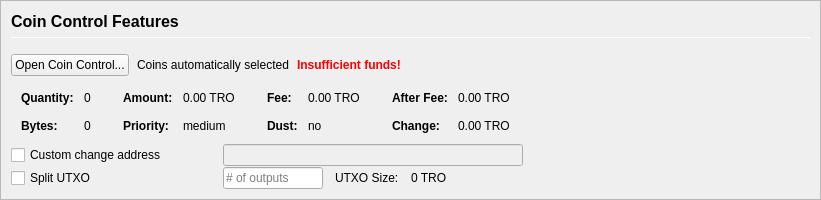
         <widget class="QFrame" name="frameCoinControl">
          <property name="sizePolicy">
           <sizepolicy hsizetype="Expanding" vsizetype="Expanding">
            <horstretch>0</horstretch>
            <verstretch>0</verstretch>
           </sizepolicy>
          </property>
          <property name="maximumSize">
           <size>
            <width>16777215</width>
            <height>16777215</height>
           </size>
          </property>
          <property name="frameShape">
           <enum>QFrame::StyledPanel</enum>
          </property>
          <property name="frameShadow">
           <enum>QFrame::Sunken</enum>
          </property>
          <layout class="QVBoxLayout" name="verticalLayoutCoinControl2">
           <property name="spacing">
            <number>0</number>
           </property>
           <property name="leftMargin">
            <number>0</number>
           </property>
           <property name="topMargin">
            <number>0</number>
           </property>
           <property name="rightMargin">
            <number>0</number>
           </property>
           <property name="bottomMargin">
            <number>0</number>
           </property>
           <item>
            <widget class="QFrame" name="frameCoinControl_BG">
             <layout class="QVBoxLayout" name="verticalLayoutCoinControl" stretch="0,0,0,0,0,0">
              <property name="spacing">
               <number>1</number>
              </property>
              <property name="leftMargin">
               <number>10</number>
              </property>
              <property name="topMargin">
               <number>10</number>
              </property>
              <item>
               <layout class="QHBoxLayout" name="horizontalLayoutCoinControl1">
                <property name="bottomMargin">
                 <number>15</number>
                </property>
                <item>
                 <layout class="QVBoxLayout" name="verticalLayout_3">
                  <property name="spacing">
                   <number>6</number>
                  </property>
                  <item>
                   <widget class="QLabel" name="labelCoinControlFeatures">
                    <property name="sizePolicy">
                     <sizepolicy hsizetype="Preferred" vsizetype="Maximum">
                      <horstretch>0</horstretch>
                      <verstretch>0</verstretch>
                     </sizepolicy>
                    </property>
                    <property name="minimumSize">
                     <size>
                      <width>0</width>
                      <height>20</height>
                     </size>
                    </property>
                    <property name="font">
                     <font>
                      <pointsize>12</pointsize>
                      <weight>75</weight>
                      <bold>true</bold>
                     </font>
                    </property>
                    <property name="styleSheet">
                     <string notr="true">font-weight:bold;</string>
                    </property>
                    <property name="text">
                     <string>Coin Control Features</string>
                    </property>
                   </widget>
                  </item>
                  <item>
                   <widget class="Line" name="line">
                    <property name="minimumSize">
                     <size>
                      <width>0</width>
                      <height>1</height>
                     </size>
                    </property>
                    <property name="maximumSize">
                     <size>
                      <width>16777215</width>
                      <height>1</height>
                     </size>
                    </property>
                    <property name="orientation">
                     <enum>Qt::Horizontal</enum>
                    </property>
                   </widget>
                  </item>
                 </layout>
                </item>
               </layout>
              </item>
              <item>
               <layout class="QHBoxLayout" name="horizontalLayoutCoinControl2" stretch="0,0,0,0">
                <property name="spacing">
                 <number>8</number>
                </property>
                <property name="bottomMargin">
                 <number>10</number>
                </property>
                <item>
                 <widget class="QPushButton" name="pushButtonCoinControl">
                  <property name="styleSheet">
                   <string notr="true"/>
                  </property>
                  <property name="text">
                   <string>Open Coin Control...</string>
                  </property>
                  <property name="autoDefault">
                   <bool>false</bool>
                  </property>
                 </widget>
                </item>
                <item>
                 <widget class="QLabel" name="labelCoinControlAutomaticallySelected">
                  <property name="text">
                   <string>Coins automatically selected</string>
                  </property>
                  <property name="margin">
                   <number>5</number>
                  </property>
                 </widget>
                </item>
                <item>
                 <widget class="QLabel" name="labelCoinControlInsuffFunds">
                  <property name="font">
                   <font>
                    <weight>75</weight>
                    <bold>true</bold>
                   </font>
                  </property>
                  <property name="styleSheet">
                   <string notr="true">color:red;font-weight:bold;</string>
                  </property>
                  <property name="text">
                   <string>Insufficient funds!</string>
                  </property>
                  <property name="margin">
                   <number>5</number>
                  </property>
                 </widget>
                </item>
                <item>
                 <spacer name="horizontalSpacerCoinControl">
                  <property name="orientation">
                   <enum>Qt::Horizontal</enum>
                  </property>
                  <property name="sizeHint" stdset="0">
                   <size>
                    <width>40</width>
                    <height>1</height>
                   </size>
                  </property>
                 </spacer>
                </item>
               </layout>
              </item>
              <item>
               <widget class="QWidget" name="widgetCoinControl" native="true">
                <property name="sizePolicy">
                 <sizepolicy hsizetype="Preferred" vsizetype="Preferred">
                  <horstretch>0</horstretch>
                  <verstretch>0</verstretch>
                 </sizepolicy>
                </property>
                <property name="minimumSize">
                 <size>
                  <width>0</width>
                  <height>0</height>
                 </size>
                </property>
                <property name="styleSheet">
                 <string notr="true"/>
                </property>
                <layout class="QHBoxLayout" name="horizontalLayoutCoinControl5">
                 <property name="leftMargin">
                  <number>0</number>
                 </property>
                 <property name="topMargin">
                  <number>0</number>
                 </property>
                 <property name="rightMargin">
                  <number>0</number>
                 </property>
                 <property name="bottomMargin">
                  <number>0</number>
                 </property>
                 <item>
                  <layout class="QHBoxLayout" name="horizontalLayoutCoinControl3" stretch="0,0,0,1">
                   <property name="spacing">
                    <number>20</number>
                   </property>
                   <property name="topMargin">
                    <number>0</number>
                   </property>
                   <property name="bottomMargin">
                    <number>10</number>
                   </property>
                   <item>
                    <layout class="QFormLayout" name="formLayoutCoinControl1">
                     <property name="horizontalSpacing">
                      <number>10</number>
                     </property>
                     <property name="verticalSpacing">
                      <number>14</number>
                     </property>
                     <property name="leftMargin">
                      <number>10</number>
                     </property>
                     <property name="topMargin">
                      <number>4</number>
                     </property>
                     <property name="rightMargin">
                      <number>6</number>
                     </property>
                     <item row="0" column="0">
                      <widget class="QLabel" name="labelCoinControlQuantityText">
                       <property name="font">
                        <font>
                         <weight>75</weight>
                         <bold>true</bold>
                        </font>
                       </property>
                       <property name="text">
                        <string>Quantity:</string>
                       </property>
                       <property name="margin">
                        <number>0</number>
                       </property>
                      </widget>
                     </item>
                     <item row="0" column="1">
                      <widget class="QLabel" name="labelCoinControlQuantity">
                       <property name="cursor">
                        <cursorShape>IBeamCursor</cursorShape>
                       </property>
                       <property name="contextMenuPolicy">
                        <enum>Qt::ActionsContextMenu</enum>
                       </property>
                       <property name="text">
                        <string notr="true">0</string>
                       </property>
                       <property name="margin">
                        <number>0</number>
                       </property>
                       <property name="textInteractionFlags">
                        <set>Qt::LinksAccessibleByMouse|Qt::TextSelectableByKeyboard|Qt::TextSelectableByMouse</set>
                       </property>
                      </widget>
                     </item>
                     <item row="1" column="0">
                      <widget class="QLabel" name="labelCoinControlBytesText">
                       <property name="font">
                        <font>
                         <weight>75</weight>
                         <bold>true</bold>
                        </font>
                       </property>
                       <property name="text">
                        <string>Bytes:</string>
                       </property>
                      </widget>
                     </item>
                     <item row="1" column="1">
                      <widget class="QLabel" name="labelCoinControlBytes">
                       <property name="cursor">
                        <cursorShape>IBeamCursor</cursorShape>
                       </property>
                       <property name="contextMenuPolicy">
                        <enum>Qt::ActionsContextMenu</enum>
                       </property>
                       <property name="text">
                        <string notr="true">0</string>
                       </property>
                       <property name="textInteractionFlags">
                        <set>Qt::LinksAccessibleByMouse|Qt::TextSelectableByKeyboard|Qt::TextSelectableByMouse</set>
                       </property>
                      </widget>
                     </item>
                    </layout>
                   </item>
                   <item>
                    <layout class="QFormLayout" name="formLayoutCoinControl2">
                     <property name="horizontalSpacing">
                      <number>10</number>
                     </property>
                     <property name="verticalSpacing">
                      <number>14</number>
                     </property>
                     <property name="leftMargin">
                      <number>6</number>
                     </property>
                     <property name="topMargin">
                      <number>4</number>
                     </property>
                     <property name="rightMargin">
                      <number>6</number>
                     </property>
                     <item row="0" column="0">
                      <widget class="QLabel" name="labelCoinControlAmountText">
                       <property name="font">
                        <font>
                         <weight>75</weight>
                         <bold>true</bold>
                        </font>
                       </property>
                       <property name="text">
                        <string>Amount:</string>
                       </property>
                       <property name="margin">
                        <number>0</number>
                       </property>
                      </widget>
                     </item>
                     <item row="0" column="1">
                      <widget class="QLabel" name="labelCoinControlAmount">
                       <property name="cursor">
                        <cursorShape>IBeamCursor</cursorShape>
                       </property>
                       <property name="contextMenuPolicy">
                        <enum>Qt::ActionsContextMenu</enum>
                       </property>
                       <property name="text">
                        <string notr="true">0.00 TRO</string>
                       </property>
                       <property name="textInteractionFlags">
                        <set>Qt::LinksAccessibleByMouse|Qt::TextSelectableByKeyboard|Qt::TextSelectableByMouse</set>
                       </property>
                      </widget>
                     </item>
                     <item row="1" column="0">
                      <widget class="QLabel" name="labelCoinControlPriorityText">
                       <property name="font">
                        <font>
                         <weight>75</weight>
                         <bold>true</bold>
                        </font>
                       </property>
                       <property name="text">
                        <string>Priority:</string>
                       </property>
                      </widget>
                     </item>
                     <item row="1" column="1">
                      <widget class="QLabel" name="labelCoinControlPriority">
                       <property name="cursor">
                        <cursorShape>IBeamCursor</cursorShape>
                       </property>
                       <property name="contextMenuPolicy">
                        <enum>Qt::ActionsContextMenu</enum>
                       </property>
                       <property name="text">
                        <string>medium</string>
                       </property>
                       <property name="textInteractionFlags">
                        <set>Qt::LinksAccessibleByMouse|Qt::TextSelectableByKeyboard|Qt::TextSelectableByMouse</set>
                       </property>
                      </widget>
                     </item>
                    </layout>
                   </item>
                   <item>
                    <layout class="QFormLayout" name="formLayoutCoinControl3">
                     <property name="horizontalSpacing">
                      <number>10</number>
                     </property>
                     <property name="verticalSpacing">
                      <number>14</number>
                     </property>
                     <property name="leftMargin">
                      <number>6</number>
                     </property>
                     <property name="topMargin">
                      <number>4</number>
                     </property>
                     <property name="rightMargin">
                      <number>6</number>
                     </property>
                     <item row="0" column="0">
                      <widget class="QLabel" name="labelCoinControlFeeText">
                       <property name="font">
                        <font>
                         <weight>75</weight>
                         <bold>true</bold>
                        </font>
                       </property>
                       <property name="text">
                        <string>Fee:</string>
                       </property>
                       <property name="margin">
                        <number>0</number>
                       </property>
                      </widget>
                     </item>
                     <item row="0" column="1">
                      <widget class="QLabel" name="labelCoinControlFee">
                       <property name="cursor">
                        <cursorShape>IBeamCursor</cursorShape>
                       </property>
                       <property name="contextMenuPolicy">
                        <enum>Qt::ActionsContextMenu</enum>
                       </property>
                       <property name="text">
                        <string notr="true">0.00 TRO</string>
                       </property>
                       <property name="textInteractionFlags">
                        <set>Qt::LinksAccessibleByMouse|Qt::TextSelectableByKeyboard|Qt::TextSelectableByMouse</set>
                       </property>
                      </widget>
                     </item>
                     <item row="1" column="0">
                      <widget class="QLabel" name="labelCoinControlLowOutputText">
                       <property name="font">
                        <font>
                         <weight>75</weight>
                         <bold>true</bold>
                        </font>
                       </property>
                       <property name="text">
                        <string>Dust:</string>
                       </property>
                      </widget>
                     </item>
                     <item row="1" column="1">
                      <widget class="QLabel" name="labelCoinControlLowOutput">
                       <property name="cursor">
                        <cursorShape>IBeamCursor</cursorShape>
                       </property>
                       <property name="contextMenuPolicy">
                        <enum>Qt::ActionsContextMenu</enum>
                       </property>
                       <property name="text">
                        <string>no</string>
                       </property>
                       <property name="textInteractionFlags">
                        <set>Qt::LinksAccessibleByMouse|Qt::TextSelectableByKeyboard|Qt::TextSelectableByMouse</set>
                       </property>
                      </widget>
                     </item>
                    </layout>
                   </item>
                   <item>
                    <layout class="QFormLayout" name="formLayoutCoinControl4">
                     <property name="horizontalSpacing">
                      <number>10</number>
                     </property>
                     <property name="verticalSpacing">
                      <number>14</number>
                     </property>
                     <property name="leftMargin">
                      <number>6</number>
                     </property>
                     <property name="topMargin">
                      <number>4</number>
                     </property>
                     <property name="rightMargin">
                      <number>6</number>
                     </property>
                     <item row="0" column="0">
                      <widget class="QLabel" name="labelCoinControlAfterFeeText">
                       <property name="font">
                        <font>
                         <weight>75</weight>
                         <bold>true</bold>
                        </font>
                       </property>
                       <property name="text">
                        <string>After Fee:</string>
                       </property>
                       <property name="margin">
                        <number>0</number>
                       </property>
                      </widget>
                     </item>
                     <item row="0" column="1">
                      <widget class="QLabel" name="labelCoinControlAfterFee">
                       <property name="cursor">
                        <cursorShape>IBeamCursor</cursorShape>
                       </property>
                       <property name="contextMenuPolicy">
                        <enum>Qt::ActionsContextMenu</enum>
                       </property>
                       <property name="text">
                        <string notr="true">0.00 TRO</string>
                       </property>
                       <property name="textInteractionFlags">
                        <set>Qt::LinksAccessibleByMouse|Qt::TextSelectableByKeyboard|Qt::TextSelectableByMouse</set>
                       </property>
                      </widget>
                     </item>
                     <item row="1" column="0">
                      <widget class="QLabel" name="labelCoinControlChangeText">
                       <property name="font">
                        <font>
                         <weight>75</weight>
                         <bold>true</bold>
                        </font>
                       </property>
                       <property name="text">
                        <string>Change:</string>
                       </property>
                      </widget>
                     </item>
                     <item row="1" column="1">
                      <widget class="QLabel" name="labelCoinControlChange">
                       <property name="cursor">
                        <cursorShape>IBeamCursor</cursorShape>
                       </property>
                       <property name="contextMenuPolicy">
                        <enum>Qt::ActionsContextMenu</enum>
                       </property>
                       <property name="text">
                        <string notr="true">0.00 TRO</string>
                       </property>
                       <property name="textInteractionFlags">
                        <set>Qt::LinksAccessibleByMouse|Qt::TextSelectableByKeyboard|Qt::TextSelectableByMouse</set>
                       </property>
                      </widget>
                     </item>
                    </layout>
                   </item>
                  </layout>
                 </item>
                </layout>
               </widget>
              </item>
              <item>
               <layout class="QHBoxLayout" name="horizontalLayoutCoinControl4">
                <property name="spacing">
                 <number>12</number>
                </property>
                <property name="sizeConstraint">
                 <enum>QLayout::SetDefaultConstraint</enum>
                </property>
                <property name="topMargin">
                 <number>0</number>
                </property>
                <property name="rightMargin">
                 <number>0</number>
                </property>
                <item>
                 <widget class="QCheckBox" name="checkBoxCoinControlChange">
                  <property name="sizePolicy">
                   <sizepolicy hsizetype="Preferred" vsizetype="Preferred">
                    <horstretch>0</horstretch>
                    <verstretch>0</verstretch>
                   </sizepolicy>
                  </property>
                  <property name="minimumSize">
                   <size>
                    <width>200</width>
                    <height>0</height>
                   </size>
                  </property>
                  <property name="maximumSize">
                   <size>
                    <width>200</width>
                    <height>16777215</height>
                   </size>
                  </property>
                  <property name="toolTip">
                   <string>If this is activated, but the change address is empty or invalid, change will be sent to a newly generated address.</string>
                  </property>
                  <property name="text">
                   <string>Custom change address</string>
                  </property>
                 </widget>
                </item>
                <item>
                 <widget class="QValidatedLineEdit" name="lineEditCoinControlChange">
                  <property name="enabled">
                   <bool>false</bool>
                  </property>
                  <property name="sizePolicy">
                   <sizepolicy hsizetype="Preferred" vsizetype="Preferred">
                    <horstretch>0</horstretch>
                    <verstretch>0</verstretch>
                   </sizepolicy>
                  </property>
                  <property name="minimumSize">
                   <size>
                    <width>300</width>
                    <height>0</height>
                   </size>
                  </property>
                 </widget>
                </item>
                <item>
                 <widget class="QLabel" name="labelCoinControlChangeLabel">
                  <property name="sizePolicy">
                   <sizepolicy hsizetype="Preferred" vsizetype="Preferred">
                    <horstretch>0</horstretch>
                    <verstretch>0</verstretch>
                   </sizepolicy>
                  </property>
                  <property name="minimumSize">
                   <size>
                    <width>100</width>
                    <height>0</height>
                   </size>
                  </property>
                  <property name="text">
                   <string/>
                  </property>
                  <property name="margin">
                   <number>3</number>
                  </property>
                 </widget>
                </item>
               </layout>
              </item>
              <item>
               <layout class="QHBoxLayout" name="horizontalLayoutCoinControl6">
                <property name="spacing">
                 <number>12</number>
                </property>
                <property name="rightMargin">
                 <number>0</number>
                </property>
                <item>
                 <widget class="QCheckBox" name="splitBlockCheckBox">
                  <property name="sizePolicy">
                   <sizepolicy hsizetype="Preferred" vsizetype="Preferred">
                    <horstretch>0</horstretch>
                    <verstretch>0</verstretch>
                   </sizepolicy>
                  </property>
                  <property name="minimumSize">
                   <size>
                    <width>200</width>
                    <height>0</height>
                   </size>
                  </property>
                  <property name="maximumSize">
                   <size>
                    <width>200</width>
                    <height>16777215</height>
                   </size>
                  </property>
                  <property name="text">
                   <string>Split UTXO</string>
                  </property>
                 </widget>
                </item>
                <item>
                 <widget class="QLineEdit" name="splitBlockLineEdit">
                  <property name="sizePolicy">
                   <sizepolicy hsizetype="Preferred" vsizetype="Preferred">
                    <horstretch>50</horstretch>
                    <verstretch>0</verstretch>
                   </sizepolicy>
                  </property>
                  <property name="minimumSize">
                   <size>
                    <width>100</width>
                    <height>0</height>
                   </size>
                  </property>
                  <property name="maximumSize">
                   <size>
                    <width>100</width>
                    <height>16777215</height>
                   </size>
                  </property>
                  <property name="placeholderText">
                   <string># of outputs</string>
                  </property>
                 </widget>
                </item>
                <item>
                 <widget class="QLabel" name="labelBlockSizeText">
                  <property name="text">
                   <string>UTXO Size:</string>
                  </property>
                 </widget>
                </item>
                <item>
                 <widget class="QLabel" name="labelBlockSize">
                  <property name="text">
                   <string>0 TRO</string>
                  </property>
                 </widget>
                </item>
                <item>
                 <spacer name="horizontalSpacer_7">
                  <property name="orientation">
                   <enum>Qt::Horizontal</enum>
                  </property>
                  <property name="sizeHint" stdset="0">
                   <size>
                    <width>40</width>
                    <height>20</height>
                   </size>
                  </property>
                 </spacer>
                </item>
               </layout>
              </item>
              <item>
               <spacer name="verticalSpacerCoinControl">
                <property name="orientation">
                 <enum>Qt::Vertical</enum>
                </property>
                <property name="sizeHint" stdset="0">
                 <size>
                  <width>800</width>
                  <height>1</height>
                 </size>
                </property>
               </spacer>
              </item>
             </layout>
            </widget>
           </item>
          </layout>
         </widget>
